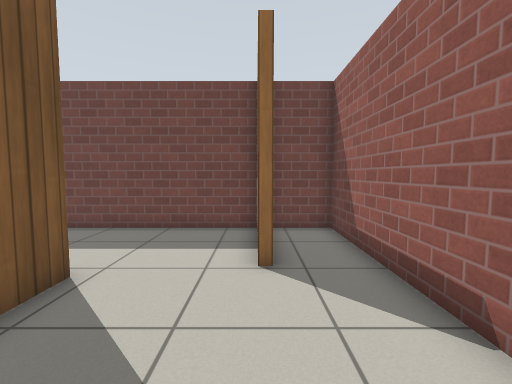
[1] (above)

18 first-person views from a walk through a robot-simulator world made for Gazebo. The camera is 0.94 m above the floor, tilts 4° down and sees 90° across. The floor is counted in squares, 0.5 m on a side. Each view is taken from the middle of a square. On the plan, view 1 faces up. The plan holds only what a view shows up to about 15 squares ahead; the rest is blank. Simple patterns stand in for the simulator's built-in surfaces.

[2]
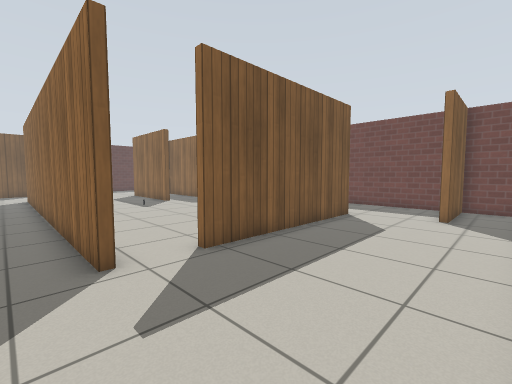

[3]
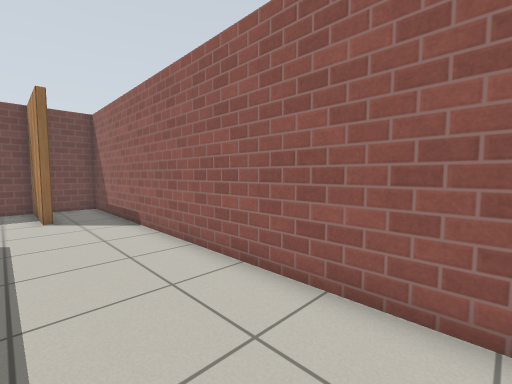

[4]
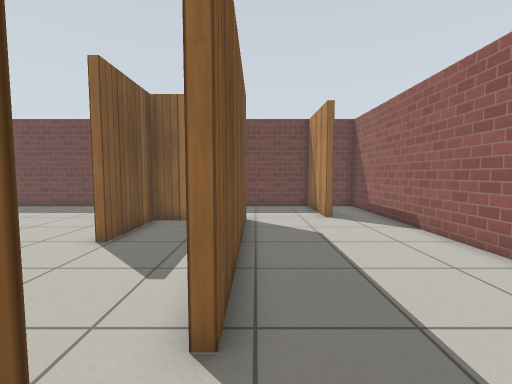

[5]
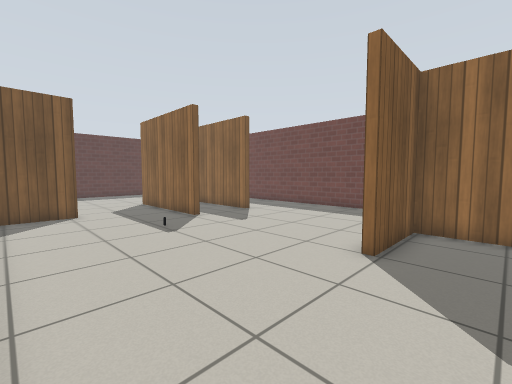

[6]
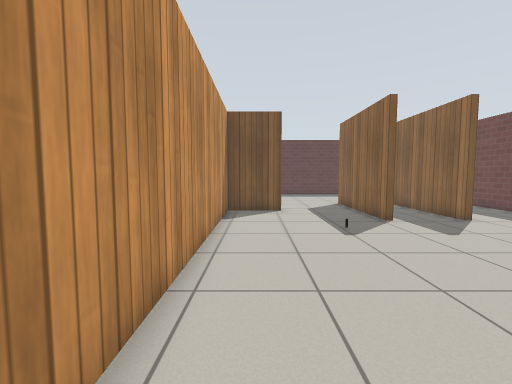

[7]
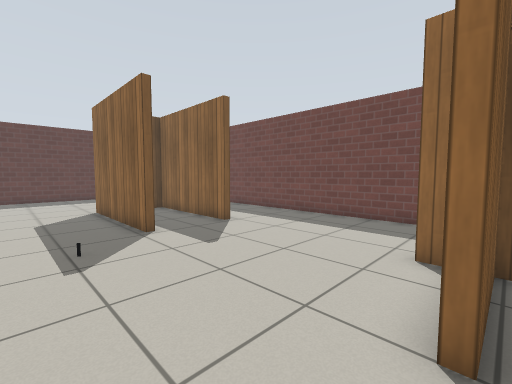

[8]
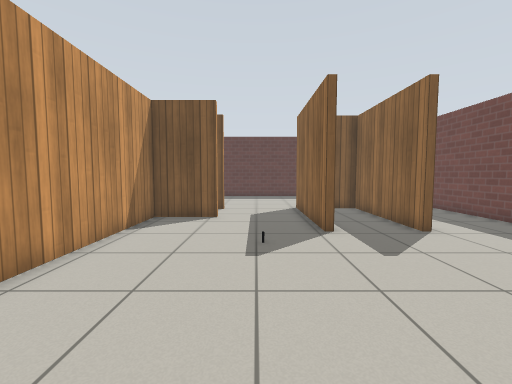

[9]
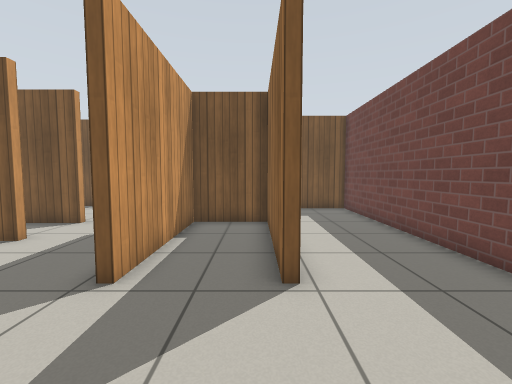

[10]
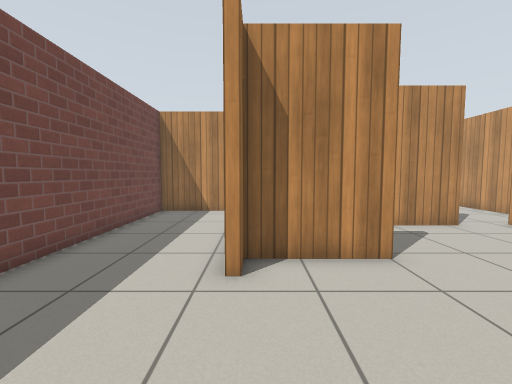

[11]
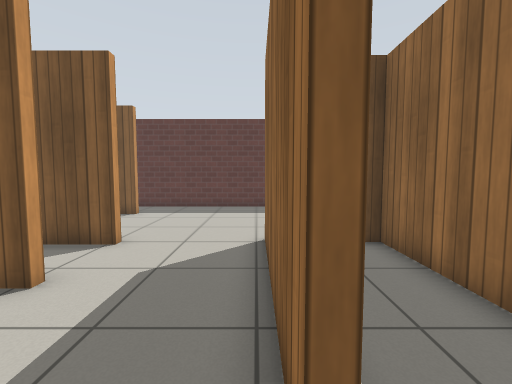

[12]
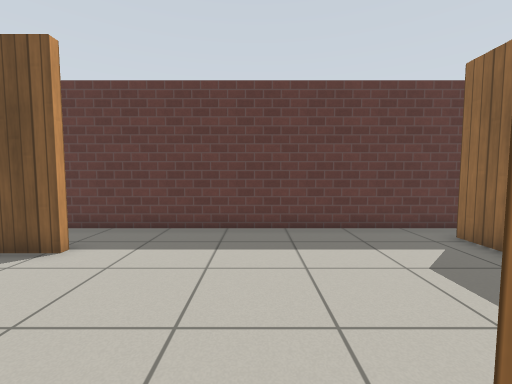

[13]
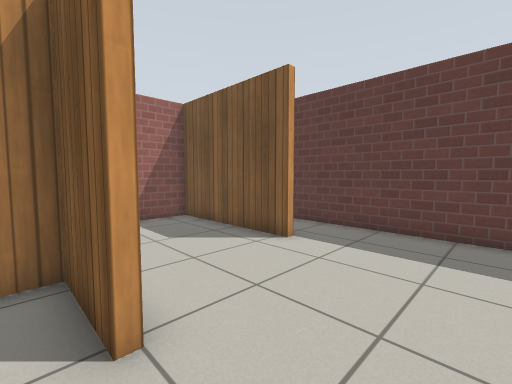

[14]
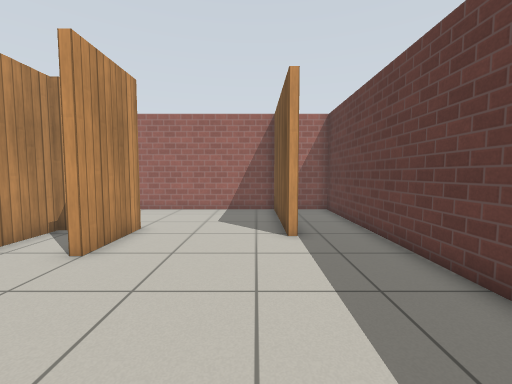

[15]
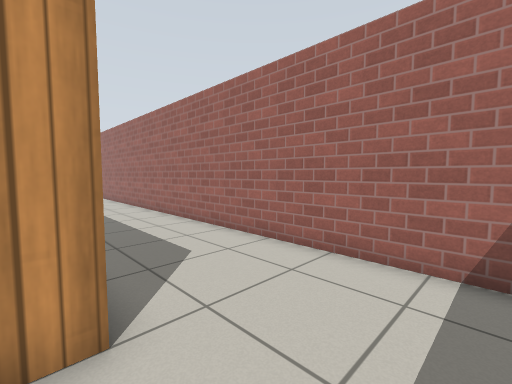

[16]
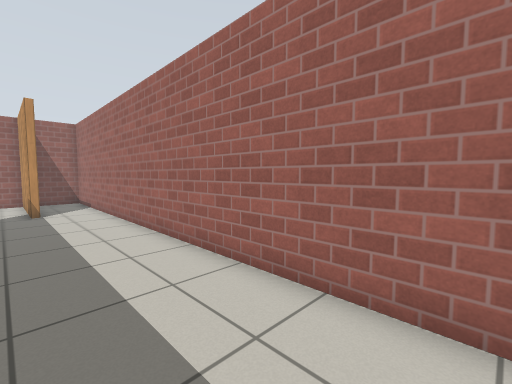

[17]
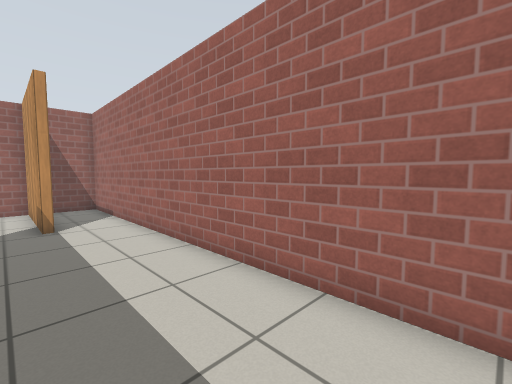

[18]
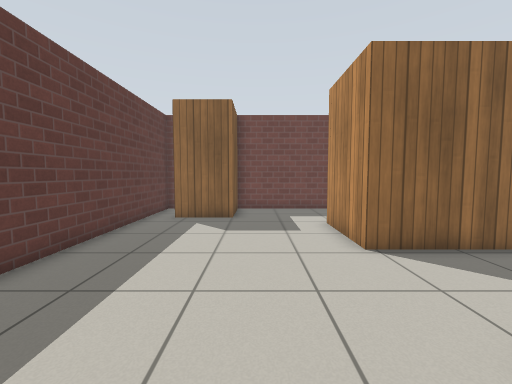

### Floor plan
Points are (right, up) in squares from view 1. A wall is a line through its corners. A room is listed if a view was taken in it or the views show most of it. See-through windows are left out.
Room 1 (views 1, 2, 3, 4)
walls: (0, 5) (0, 6.4); (-3.4, 4.6) (-3.4, -3.5); (-2.7, -7.9) (2.6, -7.9) (2.6, 8.8) (0.4, 8.8) (0.4, 5.1)
ways out: opening at (-3.5, -4.5) to room 2; opening at (-1.3, 5) to room 2; opening at (-3, -7) to room 5
Room 2 (views 5, 6, 7, 8, 9, 10, 11)
walls: (-7.4, 0.9) (-7.4, 4.3) (-8.5, 4.3); (-15.2, 1.3) (-17.4, 1.3); (-15.3, 4.9) (-15.3, 4.5) (-21, 4.5) (-21, 1.6) (-15.2, 1.6); (-4.9, 4.3) (-7.1, 4.3) (-7.1, 0.9); (-18.1, -2.7) (-18.1, -5.4) (-6.2, -5.4); (-3.7, -3.5) (-3.7, -1); (0, 6.4) (0, 8.8) (-21.5, 8.8)
ways out: opening at (-3.5, -4.5) to room 1; opening at (-1.3, 5) to room 1; opening at (-18, -1) to room 3; opening at (-21, 7) to room 4
objects: other object (-14, -1)
Room 3 (views 12, 13)
walls: (-21, -2.7) (-20.7, -2.7) (-20.7, -5.4) (-18.4, -5.4) (-18.4, -3.5); (-18.5, -2.7) (-18.1, -2.7); (-17.4, 1.3) (-21.3, 1.3)
ways out: opening at (-18, -1) to room 2; opening at (-21, -1) to room 4
Room 4 (view 14)
walls: (-21.3, 1.3) (-21.3, 4.8); (-26.4, -4.6) (-26, -4.6); (-21, -4.5) (-21, -2.7); (-28.8, 6.6) (-28.8, -10.6) (-27.2, -10.6); (-21.5, 8.8) (-25, 8.8) (-25, 6) (-27.5, 6)
ways out: opening at (-21, 7) to room 2; opening at (-21, -1) to room 3; opening at (-23.5, -5.5) to room 5; opening at (-28, 6)
Room 5 (views 15, 16, 17, 18)
walls: (-21, -5.7) (-21, -4.5); (-3.5, -5.7) (-18.1, -5.7); (-2.7, -8.2) (-2.7, -7.9); (-26, -4.6) (-26, -10.6) (2.6, -10.6) (2.6, -8.5)
ways out: opening at (-3, -7) to room 1; opening at (-23.5, -5.5) to room 4

Positions as (right, up) in squares from view 1, and headings:
1: (0, 0), facing up
2: (2, -7), facing up-left
3: (-1, -7), facing up-right
4: (-3, -6), facing up
5: (-5, -5), facing up-left
6: (-5, -4), facing left
7: (-7, -2), facing up-left
8: (-7, -1), facing left
9: (-11, 4), facing left
10: (-13, 4), facing right
11: (-14, 1), facing left
12: (-20, 0), facing left
13: (-20, 0), facing down-left
14: (-25, 3), facing down
15: (-24, -5), facing down-right
16: (-17, -7), facing down-right
17: (-13, -7), facing down-right
18: (-24, -5), facing up
